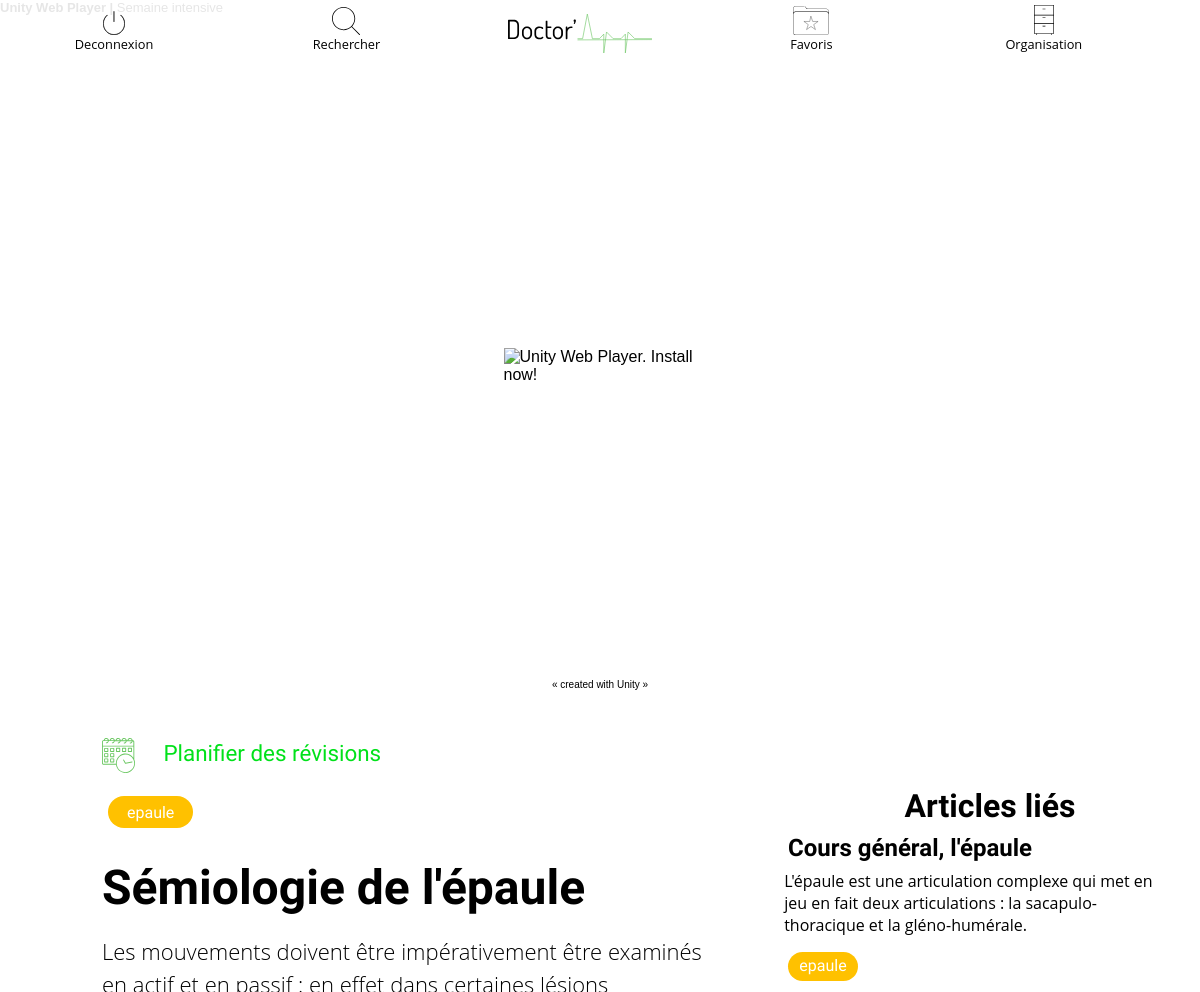
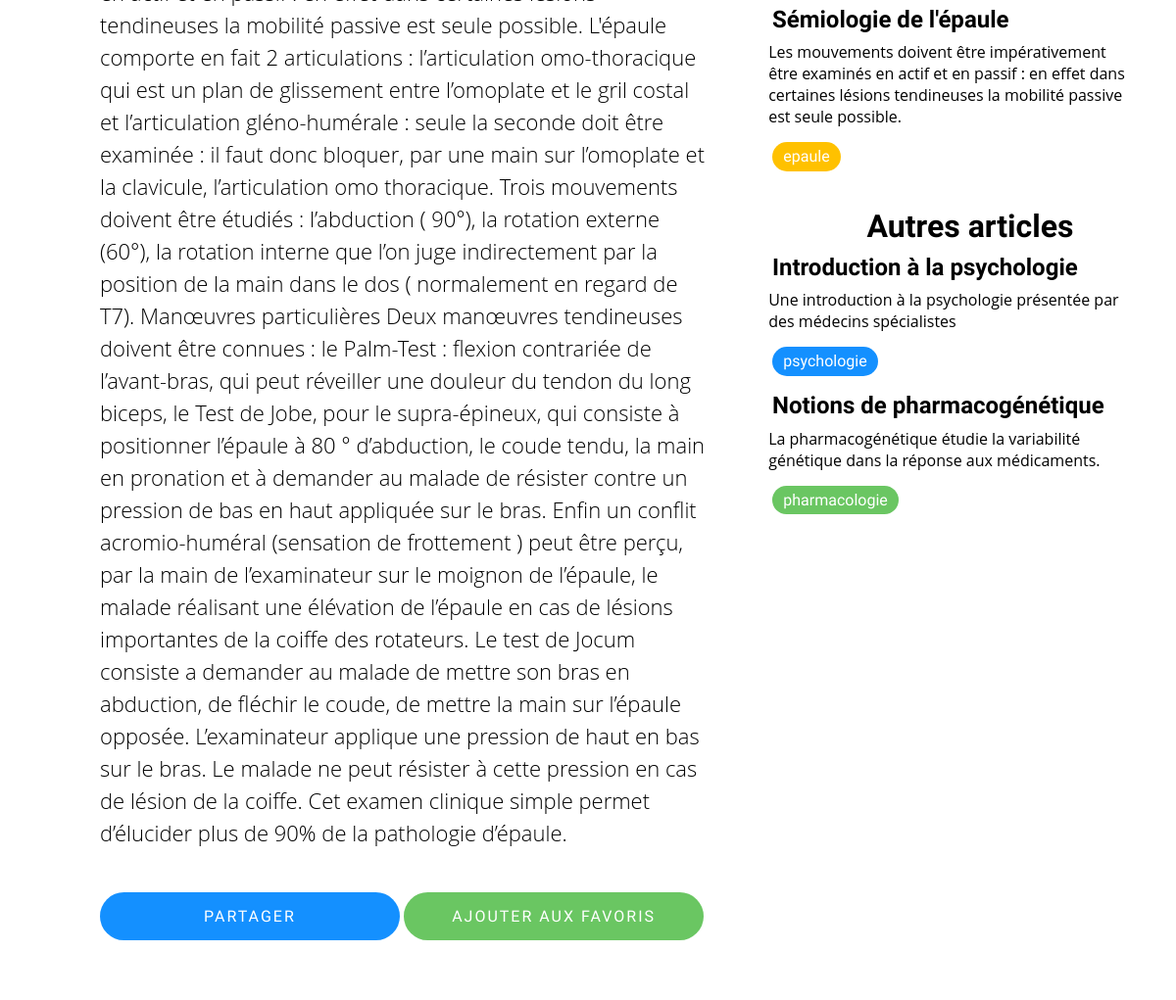
/courses/articles/16 (signed in), run on the app's committed database (2 pictures, top to bottom).
### tables this page shows
CREATE TABLE `cours` (
  `id` int(11) NOT NULL,
  `name` varchar(255) NOT NULL,
  `content` text NOT NULL,
  `mat_id` int(11) NOT NULL,
  `tag_id` int(11) NOT NULL,
  `full_content` text NOT NULL
);

CREATE TABLE `tags` (
  `id` int(11) NOT NULL,
  `name` varchar(20) NOT NULL,
  `color` varchar(20) NOT NULL
);

### controllers/courses.php (called while the page is built, shortened)
<?php
class Courses extends Controller
{
    protected function articles() {
        $viewmodel = new CourseModel();
        $this->returnView($viewmodel->articles(), false);
    }
}

### classes/Model.php (called while the page is built, shortened)
<?php
abstract class Model
{
    public function __construct()
    {
        $this->_db = new PDO(DBN, DB_USER, DB_PASS);
    }
}

### model/course.php (called while the page is built, shortened)
<?php
class CourseModel extends Model
{
    public function articles()
    {
        if ($_GET['id'] != '')
        {
            $sql = "SELECT cours.name as name,cours.full_content as full_content, cours.tag_id as tag_id, tags.name as tag, tags.color as tag_color FROM `cours`
            INNER JOIN `tags` ON cours.tag_id = tags.id WHERE cours.id = :id";
            $this->_stmt = $this->_db->prepare($sql);
            $this->_stmt->bindValue(':id', htmlentities($_GET['id']));
            $this->_stmt->execute();
            $row = $this->_stmt->fetch(PDO::FETCH_ASSOC);
            $sql_articles_lies = "SELECT cours.id as cours_id, cours.name as cours_name, cours.content as cours_content, tags.name as tag_name, tags.color as tag_color FROM `cours`
            INNER JOIN `tags` ON cours.tag_id = tags.id WHERE tags.id = :tag LIMIT 2";
            $stmt = $this->_db->prepare($sql_articles_lies);
            $stmt->bindValue(":tag", $row['tag_id']);
            $stmt->execute();
            $rows = $stmt->fetchAll(PDO::FETCH_ASSOC);
            $sql_autres = "SELECT cours.id as cours_id, cours.name as cours_name, cours.content as cours_content, tags.name as tag_name, tags.color as tag_color FROM `cours`
            INNER JOIN `tags` ON cours.tag_id = tags.id WHERE NOT tags.id = :tag ORDER BY RAND() LIMIT 2";
            $stmt_autres = $this->_db->prepare($sql_autres);
            $stmt_autres->bindValue(":tag", $row['tag_id']);
            $stmt_autres->execute();
            $rowss = $stmt_autres->fetchAll(PDO::FETCH_ASSOC);
            $row_final['cours'] = $row;
            $row_final['lies'] = $rows;
            $row_final['autres'] = $rowss;
            return $row_final;
        }
        return;
    }
}

### views/courses/articles.php (the view, shortened to what this page needs)
<!DOCTYPE html>
<html xmlns="http://www.w3.org/1999/xhtml">
<head>
        <link rel="stylesheet" href="../../assets/styles/main.css">
</head>
<body style="text-align: left">
<nav id="nav_bar">
    <ul>
        <li class="onglet">
            <a href="<?=ROOT_URL . 'users/logout'?>">
                <img src="../../assets/img-layout/Pictos/deconnexion.svg" alt="picto deconnexion">
                <span>
                    Deconnexion
                </span>
            </a>
        </li>
        <li class="onglet">
            <a href="<?=ROOT_URL . 'courses/search'?>">
                <img src="../../assets/img-layout/Pictos/search.svg" alt="picto search">
                <span>
                    Rechercher
                </span>
            </a>
        </li>
        <li class="onglet">
            <a href="<?=ROOT_URL?>">
                <img src="../../assets/img-layout/Pictos/doctorapp.svg" alt="picto accueil">
            </a>
        </li>
        <li class="onglet">
            <a href="<?=ROOT_URL . 'users/favoris'?>">
                <img src="../../assets/img-layout/Pictos/favoris.svg" alt="picto favoris">
                <span>
                    Favoris
                </span>
            </a>
        </li>
        <li class="onglet">
            <a href="<?=ROOT_URL . 'users/organisation'?>">
                <img src="../../assets/img-layout/Pictos/organisaio.svg" alt="picto organisation">
                <span>
                    Organisation
                </span>
            </a>
        </li>
    </ul>
</nav>
<p class="header"><span>Unity Web Player | </span>Semaine intensive</p>
<div class="content">
    <div id="unityPlayer">
        <div class="missing">
            <a href="http://unity3d.com/webplayer/" title="Unity Web Player. Install now!">
                <img alt="Unity Web Player. Install now!" src="http://webplayer.unity3d.com/installation/getunity.png" width="193" height="63" />
            </a>
        </div>
    </div>
    <p class="footer" style="text-align: center">&laquo; created with <a href="http://unity3d.com/unity/" title="Go to unity3d.com">Unity</a> &raquo;</p>
</div>
<div class="add_revision" style="margin-top: 50px;">
    <i><img src="../../assets/img-layout/Pictos/revision.svg" alt="Organisation"></i>
    <a href="<?=ROOT_URL . 'users/organisation'?>">Planifier des révisions</a>
</div>
<section class="details_article">
    <article>
        <div class="<?=$viewmodel['cours']['tag_color']?>_tag" style="display: inline-block;float: none;width: auto;">
            <?=$viewmodel['cours']['tag']?>
        </div>
        <h1><?=$viewmodel['cours']['name']?></h1>
        <p><?=$viewmodel['cours']['full_content']?></p>
        <div class="blue_btn" style="cursor: pointer">Partager</div>
        <div class="green_btn">Ajouter aux favoris</div>
    </article>
</section>
<aside class="autres_articles">
    <h2 class="article_h2">Articles liés</h2>
    <?php foreach ($viewmodel['lies'] as $item) :?>
    <article class="article_lies">
        <a href="<?=ROOT_URL.'courses/articles/' . $item['cours_id']?>">
            <h2><?=$item['cours_name']?></h2>
            <p><?=$item['cours_content']?></p>
            <div class="<?=$item['tag_color']?>_tag"><?=$item['tag_name']?></div>
        </a>
    </article>
    <?php endforeach;?>
    <h2 class="article_h2">Autres articles</h2>
    <?php foreach ($viewmodel['autres'] as $item) :?>
        <article class="article_lies">
            <a href="<?=ROOT_URL.'courses/articles/' . $item['cours_id']?>">
                <h2><?=$item['cours_name']?></h2>
                <p><?=$item['cours_content']?></p>
                <div class="<?=$item['tag_color']?>_tag"><?=$item['tag_name']?></div>
            </a>
        </article>
    <?php endforeach;?>
</aside>
</body>
</html>

### assets/styles/main.css (style rules this page uses)
* { margin: 0; padding: 0; }
img { display: block; max-width: 100%; width: auto; height: auto; }
*, *:before, *:after { box-sizing: border-box; }
h2 { font-family: 'Dosis', sans-serif; font-weight: 700; padding: 5%; }
h1 { text-align: center; padding: 4% 0; font-family: 'Dosis', sans-serif; font-weight: 400; background: rgba(255, 255, 255, 0.6); }
a { text-decoration: none; color: black; }
i { cursor: pointer; }
.blue_btn { border: 2px solid transparent; font-family: 'Dosis', sans-serif; font-weight: 300; letter-spacing: 2px; background: #1490ff; color: #ffffff; font-size: 16px; line-height: 25px; padding: 10px 0; text-decoration: none; text-shadow: none; text-transform: uppercase; text-align: center; box-shadow: none; transition: 0.25s; display: block; width: 100%; border-radius: 0; }
.green_btn { border: 2px solid transparent; font-family: 'Dosis', sans-serif; background: #6AC662; color: #ffffff; font-size: 16px; line-height: 25px; padding: 10px 0; text-transform: uppercase; text-align: center; display: block; width: 100%; margin: 7% auto; border-radius: 0; letter-spacing: 2px; cursor: pointer; font-weight: 400; }
#nav_bar { width: 100%; margin: 0 auto; position: fixed; z-index: 420; bottom: 0; height: 50px; background: rgba(255, 255, 255, 0.9); }
.onglet { position: relative; list-style-type: none; text-align: center; width: 19%; margin: 0; display: inline-block; padding-top: 5px; transition: 0.3s; }
.onglet:first-child img { width: 22px; margin: 0 auto; }
.onglet:nth-child(3) { vertical-align: bottom; }
.onglet:nth-child(2) img { width: 28px; margin: 0 auto; }
.onglet:nth-child(3) img { width: 146px; margin: 0 auto; }
.onglet:nth-child(4) img { width: 36px; margin: 0 auto; }
.onglet:last-child img { width: 20px; margin: 0 auto; }
.onglet span { font-family: 'Open sans', sans-serif; font-size: 0.8em; text-align: center; color: black; }
.yellow_tag, .red_tag, .blue_tag, .green_tag, .purple_tag { font-weight: 500; }
.blue_tag { background: #1490FF; font-family: 'Dosis', sans-serif; padding: 1% 3%; border-radius: 33px; width: auto; text-align: center; color: white; display: inline-block; margin: 2% 1%; }
.green_tag { background: #6AC662; font-family: 'Dosis', sans-serif; padding: 1% 3%; border-radius: 33px; width: auto; text-align: center; color: white; display: inline-block; margin: 2% 1%; }
.yellow_tag { background: #ffc100; font-family: 'Dosis', sans-serif; padding: 1% 3%; border-radius: 33px; width: auto; text-align: center; color: white; display: inline-block; margin: 2% 1%; }
.autres_articles { float: right; width: 35%; margin: 0 auto; }
.article_lies { width: 90%; margin: 2% 1%; position: relative; line-height: 22px; }
.article_lies p { margin: 2% 0; font-family: 'Open sans', sans-serif; }
.article_lies h2 { padding: 1%; font-family: 'Dosis', sans-serif; }
.article_h2 { text-align: center; padding: 5% 0 0 0; font-size: 2rem; }
.details_article { width: 55%; margin: 0 1% 0 7%; float: left; background: white; padding: 1.5%; border-radius: 7px; }
.details_article h1 { text-align: left; font-family: 'Dosis', sans-serif; font-weight: 700; font-size: 3rem; padding: 3% 0; }
.details_article p { font-family: 'Open sans', sans-serif; font-weight: 200; line-height: 33px; font-size: 22px; }
.add_revision i img { width: 33px; display: inline-block; margin: -1% 2% -1% 8.5%; }
.add_revision a { display: inline-block; font-family: 'Dosis', sans-serif; color: #00e11a; font-size: 1.4rem; }
.add_revision { text-align: left; }
@media screen and (min-width: 468px) { #nav_bar { position: fixed; top: 0; height:62px; } }
@media screen and (min-width: 468px) { .onglet:nth-child(3) img { width: 146px; margin: 0 auto; } }

### views/courses/articles.php (style rules this page uses)
a:link, a:visited { color: #000; }
p.header { font-size: small; }
p.header span { font-weight: bold; }
p.footer { font-size: x-small; }
div.content { margin: auto; width: 960px; padding-top: 4rem; }
div.broken, div.missing { margin: auto; position: relative; top: 50%; width: 193px; }
div.broken a, div.missing a { height: 63px; position: relative; top: -31px; }
div.broken img, div.missing img { border-width: 0; }
div#unityPlayer { cursor: default; height: 600px; width: 960px; }
.blue_btn, .green_btn { display: inline-block; width: 49%; border-radius: 33px; }

### data on the page
cours: tag.name "epaule", name "Sémiologie de l'épaule", full_content "Les mouvements doivent être impérativement être examinés en actif et en passif : en effet dans certaines lésions tendineuses la mobilité passive est seule possible. L'épaule comporte en fait 2 articulations : l’articulation omo-thoracique qui est un plan de glissement entre l’omoplate et le gril costal et l’articulation gléno-humérale : seule la seconde doit être examinée : il faut donc bloquer, par une main sur l’omoplate et la clavicule, l’articulation omo thoracique. Trois mouvements doivent être étudiés : l’abduction ( 90°), la rotation externe (60°), la rotation interne que l’on juge indirectement par la position de la main dans le dos ( normalement en regard de T7). Manœuvres…", content "Les mouvements doivent être impérativement être examinés en actif et en passif : en effet dans certaines lésions tendineuses la mobilité passive est seule possible."
cours: name "Cours général, l'épaule", content "L'épaule est une articulation complexe qui met en jeu en fait deux articulations : la sacapulo-thoracique et la gléno-humérale.", tag.name "epaule"
cours: name "Introduction à la psychologie", content "Une introduction à la psychologie présentée par des médecins spécialistes", tags.name "psychologie"
cours: name "Notions de pharmacogénétique", content "La pharmacogénétique étudie la variabilité génétique dans la réponse aux médicaments.", tags.name "pharmacologie"
